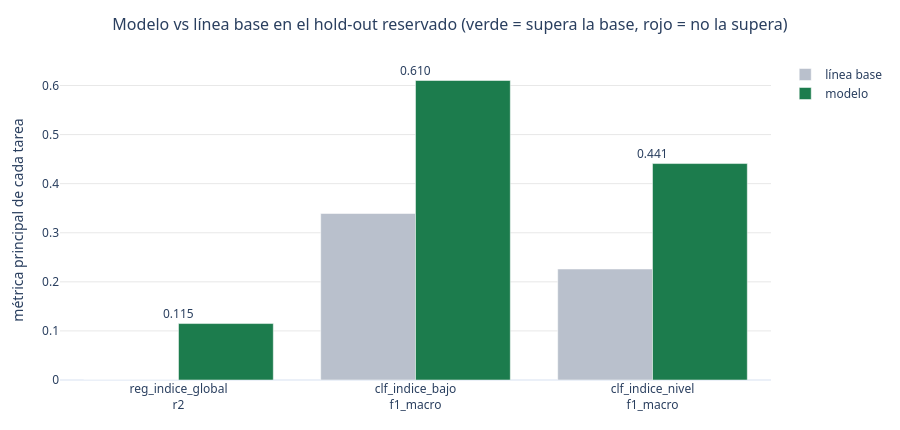

The code cell stored with this chart in its notebook:
### Code cell
# Gráfico 1: ¿cada modelo supera su línea base?
fig = go.Figure()
etiquetas, modelos_v, base_v, colores = [], [], [], []
for t, r in RESULTADOS.items():
    et = r["metrica_principal"]
    v, b = r["holdout"][et], r["linea_base_holdout"][et]
    modelos_v.append(v)
    base_v.append(b)
    colores.append("#1c7c4d" if r["linea_base_holdout"]["supera_a_linea_base"] > 0 else "#c0392b")
    etiquetas.append(f"{t}<br>{et}")

for i, t in enumerate(RESULTADOS):
    fig.add_bar(x=[etiquetas[i]], y=[base_v[i]], name="línea base", offsetgroup=0,
                marker_color="#b9c0cc", showlegend=(i == 0),
                hovertemplate=f"{t}<br>línea base: %{{y:.3f}}<extra></extra>")
    fig.add_bar(x=[etiquetas[i]], y=[modelos_v[i]], name="modelo", offsetgroup=1,
                marker_color=colores[i], showlegend=(i == 0),
                hovertemplate=f"{t}<br>modelo: %{{y:.3f}}<extra></extra>")
    fig.add_annotation(x=etiquetas[i], y=modelos_v[i], text=f"{modelos_v[i]:.3f}",
                       showarrow=False, yshift=10, font={"size": 12})

fig.update_layout(
    title={"text": "Modelo vs línea base en el hold-out reservado "
                   "(verde = supera la base, rojo = no la supera)",
           "x": 0.5, "xanchor": "center", "font": {"size": 16}},
    barmode="group", height=430, template="plotly_white",
    margin={"l": 60, "r": 20, "t": 60, "b": 50},
    font={"family": "Segoe UI, Helvetica, Arial, sans-serif", "size": 12},
    yaxis={"title": "métrica principal de cada tarea", "gridcolor": "#e8e8e8"})
fig.show()

### Figure 1 — Plotly figure (JSON) as saved in the notebook; plotly's stock layout.template omitted (floating-point values rounded to 4 significant figures)
{"data": [{"hovertemplate": "reg_indice_global<br>línea base: %{y:.3f}<extra></extra>", "marker": {"color": "#b9c0cc"}, "name": "línea base", "offsetgroup": "0", "showlegend": true, "type": "bar", "x": ["reg_indice_global<br>r2"], "y": [0]}, {"hovertemplate": "reg_indice_global<br>modelo: %{y:.3f}<extra></extra>", "marker": {"color": "#1c7c4d"}, "name": "modelo", "offsetgroup": "1", "showlegend": true, "type": "bar", "x": ["reg_indice_global<br>r2"], "y": [0.115]}, {"hovertemplate": "clf_indice_bajo<br>línea base: %{y:.3f}<extra></extra>", "marker": {"color": "#b9c0cc"}, "name": "línea base", "offsetgroup": "0", "showlegend": false, "type": "bar", "x": ["clf_indice_bajo<br>f1_macro"], "y": [0.3392]}, {"hovertemplate": "clf_indice_bajo<br>modelo: %{y:.3f}<extra></extra>", "marker": {"color": "#1c7c4d"}, "name": "modelo", "offsetgroup": "1", "showlegend": false, "type": "bar", "x": ["clf_indice_bajo<br>f1_macro"], "y": [0.6102]}, {"hovertemplate": "clf_indice_nivel<br>línea base: %{y:.3f}<extra></extra>", "marker": {"color": "#b9c0cc"}, "name": "línea base", "offsetgroup": "0", "showlegend": false, "type": "bar", "x": ["clf_indice_nivel<br>f1_macro"], "y": [0.2261]}, {"hovertemplate": "clf_indice_nivel<br>modelo: %{y:.3f}<extra></extra>", "marker": {"color": "#1c7c4d"}, "name": "modelo", "offsetgroup": "1", "showlegend": false, "type": "bar", "x": ["clf_indice_nivel<br>f1_macro"], "y": [0.441]}], "layout": {"annotations": [{"font": {"size": 12}, "showarrow": false, "text": "0.115", "x": "reg_indice_global<br>r2", "y": 0.115, "yshift": 10}, {"font": {"size": 12}, "showarrow": false, "text": "0.610", "x": "clf_indice_bajo<br>f1_macro", "y": 0.6102, "yshift": 10}, {"font": {"size": 12}, "showarrow": false, "text": "0.441", "x": "clf_indice_nivel<br>f1_macro", "y": 0.441, "yshift": 10}], "barmode": "group", "font": {"family": "Segoe UI, Helvetica, Arial, sans-serif", "size": 12}, "height": 430, "margin": {"b": 50, "l": 60, "r": 20, "t": 60}, "title": {"font": {"size": 16}, "text": "Modelo vs línea base en el hold-out reservado (verde = supera la base, rojo = no la supera)", "x": 0.5, "xanchor": "center"}, "yaxis": {"gridcolor": "#e8e8e8", "title": {"text": "métrica principal de cada tarea"}}}}
